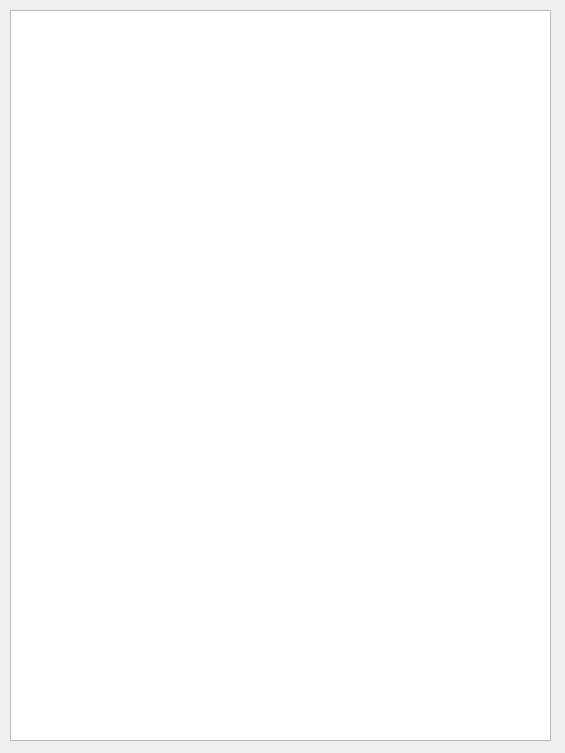
<?xml version="1.0" encoding="UTF-8"?>
<ui version="4.0">
 <class>IntegrityConsole</class>
 <widget class="QDialog" name="IntegrityConsole">
  <property name="geometry">
   <rect>
    <x>0</x>
    <y>0</y>
    <width>565</width>
    <height>753</height>
   </rect>
  </property>
  <property name="font">
   <font>
    <family>Courier New</family>
   </font>
  </property>
  <property name="windowTitle">
   <string>Console</string>
  </property>
  <widget class="QTextEdit" name="Commands">
   <property name="geometry">
    <rect>
     <x>10</x>
     <y>10</y>
     <width>541</width>
     <height>731</height>
    </rect>
   </property>
  </widget>
 </widget>
 <resources/>
 <connections/>
</ui>
